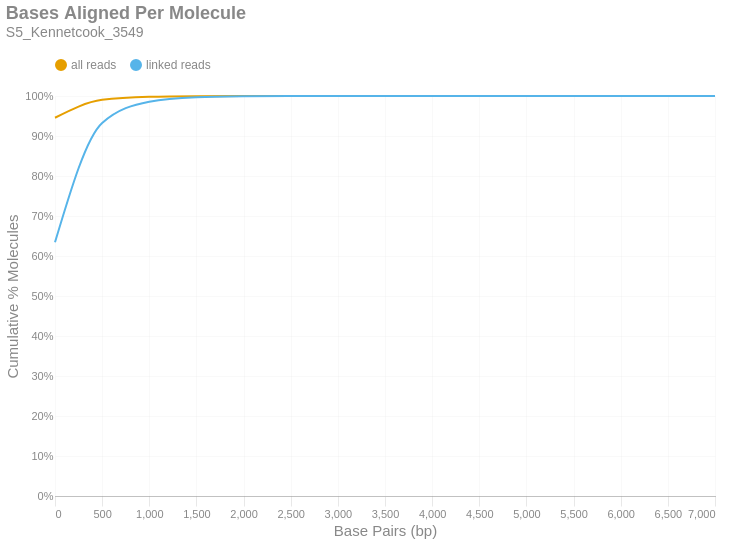

Here is the notebook cell this chart was saved with:
### Markdown cell above
### Bases Aligned Per Molecule
This is a cumulative frequency distribution showing the number of base pairs aligned per unique molecule. These data are shown in 500 bp bins. There are two distributions: one with `all reads` (yellow) and another with only `linked reads` (blue). The percent of molecules in the `linked reads` distribution is relative to the total number of linked molecules.

### Code cell
if SKIPLR:
    print_html(f"Skipped")
else:
    binned_df = consolidated_hist(valids['aligned_bp'], mask, 500, True)
    with SafeRender(binned_df):
        (
            density_plot(binned_df, 'Bases Aligned Per Molecule', samplename, 'basesper')
            .encode(
                x=alt.X('bin:Q', title="Base Pairs (bp)").axis(tickMinStep=500).scale(padding=0),
                y=alt.Y('value:Q', title='Cumulative % Molecules')
                    .axis(format='%')
                    .scale(domain = [0,1])
                    .stack(False),
                color=alt.Color("key:N").scale(domain = ["all reads", "linked reads"]),
                tooltip = [
                    alt.Tooltip("key:N", title = "Data Type"),
                    alt.Tooltip("range_label:N", title="Bases Aligned Per Molecule"),
                    alt.Tooltip("value:Q", format = ".2%", title="% Molecules (Cum.)")
                ]
            )
        ).display()

### Figure 1 — Vega-Lite specification as saved in the notebook (floating-point values rounded to 4 significant figures)
{"width": "container", "height": 400, "config": {"title": {"anchor": "start", "dy": -15, "fontSize": 18, "color": "#888888", "subtitleColor": "#888888", "subtitleFontSize": 14}, "arc": {"fill": "#0072B2"}, "axis": {"domainColor": "#888888", "domainWidth": 0.5, "gridWidth": 0.2, "grid": false, "titleFontWeight": 400, "titleFontSize": 15, "labelFontSize": 11, "labelColor": "#888888", "tickColor": "#888888", "tickWidth": 0.2, "titleColor": "#888888"}, "axisBand": {"grid": false}, "axisX": {"grid": true, "tickSize": 10, "domainCap": "round"}, "axisY": {"domain": false, "grid": true, "tickSize": 0, "domainCap": "round"}, "background": "transparent", "header": {"labelFontSize": 15, "labelColor": "#888888", "titleFontSize": 15, "titleFontWeight": 600, "titleColor": "#888888"}, "legend": {"labelFont": "sans-serif", "labelFontSize": 12, "labelColor": "#888888", "symbolSize": 100, "symbolType": "circle", "titleFontSize": 12, "titlePadding": 10, "titleColor": "#888888", "title": null, "orient": "top"}, "range": {"category": ["#E69F00", "#56B4E9", "#009E73", "#F0E442", "#0072B2", "#D55E00", "#CC79A7", "#000000"], "diverging": ["#cfe8f3", "#a2d4ec", "#73bfe2", "#46abdb", "#1696d2", "#12719e"]}, "area": {"fill": "#0072B2", "fillOpacity": 0.7, "line": true, "strokeOpacity": 0.7}, "line": {"color": "#0072B2", "stroke": "#0072B2", "strokeWidth": 2}, "trail": {"color": "#0072B2", "stroke": "#0072B2", "strokeWidth": 0, "size": 1}, "point": {"filled": true, "fillOpacity": 1.0, "size": 95}, "text": {"color": "#888888", "fontSize": 11, "align": "right", "fontWeight": 400, "size": 11}, "bar": {"fill": "#0072B2", "stroke": null}, "view": {"stroke": null, "continuousWidth": 660, "continuousHeight": 400}}, "data": {"name": "data-cc662fe94e26bc2578d1e3b923f70129"}, "mark": {"type": "line", "interpolate": "monotone", "point": {"opacity": 0, "size": 275}}, "encoding": {"color": {"field": "key", "scale": {"domain": ["all reads", "linked reads"]}, "type": "nominal"}, "tooltip": [{"field": "key", "title": "Data Type", "type": "nominal"}, {"field": "range_label", "title": "Bases Aligned Per Molecule", "type": "nominal"}, {"field": "value", "format": ".2%", "title": "% Molecules (Cum.)", "type": "quantitative"}], "x": {"axis": {"tickMinStep": 500}, "field": "bin", "scale": {"padding": 0}, "title": "Base Pairs (bp)", "type": "quantitative"}, "y": {"axis": {"format": "%"}, "field": "value", "scale": {"domain": [0, 1]}, "stack": false, "title": "Cumulative % Molecules", "type": "quantitative"}}, "params": [{"name": "param_c36ac31b6afebe62", "select": {"type": "point", "fields": ["key"]}, "bind": "legend"}], "title": {"text": "Bases Aligned Per Molecule", "subtitle": "S5_Kennetcook_3549"}, "transform": [{"fold": ["all reads (cumsum)", "linked reads (cumsum)"]}, {"calculate": "replace(datum.key, ' (cumsum)', '')", "as": "key"}, {"filter": {"param": "param_c36ac31b6afebe62"}}], "usermeta": {"embedOptions": {"downloadFileName": "S5_Kennetcook_3549.basesper"}}, "$schema": "https://vega.github.io/schema/vega-lite/v6.1.0.json", "datasets": {"data-cc662fe94e26bc2578d1e3b923f70129": [{"bin": "0.0", "interval": "0.0-500.0", "all reads": 0.9456, "linked reads": 0.6342, "all reads (cumsum)": 0.9456, "linked reads (cumsum)": 0.6342, "range_label": "0-499"}, {"bin": "500.0", "interval": "500.0-1000.0", "all reads": 0.04478, "linked reads": 0.2984, "all reads (cumsum)": 0.9904, "linked reads (cumsum)": 0.9326, "range_label": "500-999"}, {"bin": "1000.0", "interval": "1000.0-1500.0", "all reads": 0.007589, "linked reads": 0.05327, "all reads (cumsum)": 0.998, "linked reads (cumsum)": 0.9859, "range_label": "1000-1499"}, {"bin": "1500.0", "interval": "1500.0-2000.0", "all reads": 0.001544, "linked reads": 0.01088, "all reads (cumsum)": 0.9995, "linked reads (cumsum)": 0.9968, "range_label": "1500-1999"}, {"bin": "2000.0", "interval": "2000.0-2500.0", "all reads": 0.000342, "linked reads": 0.00241, "all reads (cumsum)": 0.9999, "linked reads (cumsum)": 0.9992, "range_label": "2000-2499"}, {"bin": "2500.0", "interval": "2500.0-3000.0", "all reads": 8.633e-05, "linked reads": 0.0006084, "all reads (cumsum)": 1.0, "linked reads (cumsum)": 0.9998, "range_label": "2500-2999"}, {"bin": "3000.0", "interval": "3000.0-3500.0", "all reads": 2.265e-05, "linked reads": 0.0001597, "all reads (cumsum)": 1.0, "linked reads (cumsum)": 0.9999, "range_label": "3000-3499"}, {"bin": "3500.0", "interval": "3500.0-4000.0", "all reads": 5.357e-06, "linked reads": 3.776e-05, "all reads (cumsum)": 1.0, "linked reads (cumsum)": 1.0, "range_label": "3500-3999"}, {"bin": "4000.0", "interval": "4000.0-4500.0", "all reads": 1.684e-06, "linked reads": 1.187e-05, "all reads (cumsum)": 1.0, "linked reads (cumsum)": 1.0, "range_label": "4000-4499"}, {"bin": "4500.0", "interval": "4500.0-5000.0", "all reads": 4.592e-07, "linked reads": 3.236e-06, "all reads (cumsum)": 1.0, "linked reads (cumsum)": 1.0, "range_label": "4500-4999"}, {"bin": "5000.0", "interval": "5000.0-5500.0", "all reads": 0.0, "linked reads": 0.0, "all reads (cumsum)": 1.0, "linked reads (cumsum)": 1.0, "range_label": "5000-5499"}, {"bin": "5500.0", "interval": "5500.0-6000.0", "all reads": 0.0, "linked reads": 0.0, "all reads (cumsum)": 1.0, "linked reads (cumsum)": 1.0, "range_label": "5500-5999"}, {"bin": "6000.0", "interval": "6000.0-6500.0", "all reads": 0.0, "linked reads": 0.0, "all reads (cumsum)": 1.0, "linked reads (cumsum)": 1.0, "range_label": "6000-6499"}, {"bin": "6500.0", "interval": "6500.0-7000.0", "all reads": 0.0, "linked reads": 0.0, "all reads (cumsum)": 1.0, "linked reads (cumsum)": 1.0, "range_label": "6500-6999"}, {"bin": "7000.0", "interval": "7000.0-7500.0", "all reads": 1.531e-07, "linked reads": 1.079e-06, "all reads (cumsum)": 1.0, "linked reads (cumsum)": 1.0, "range_label": "7000-7499"}]}}
